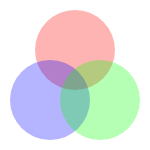
Frame 1 (no input)
Frame 60 (no input): identical to frame 1, image omitted
Frame 120 (the mouse pressed at the canvas centre since frame 60): identical to frame 1, image omitted

The p5.js sketch that drew this single still picture (run headless with seeded random() and noise() and a simulated clock; from frame 60 on, the mouse is pressed at the canvas centre):

// p5.js sketch
// ── sketch.js
function setup() {
  // Creates a canvas for the sketch
  createCanvas(150, 150);
}

function draw() {
  // Makes the background white
  background("white");
  
  // Applies to all circles
  noStroke();
  
  // Top circle
  fill(255,0,0,75);
  ellipse(75,50,80,80);
  
  // Left Circle
  fill(0,0,255,75)
  ellipse(50,100,80,80);
  
  // Green Circle
  fill(0,255,0,75)
  ellipse(100,100,80,80);
}
